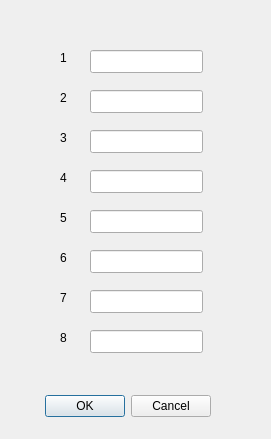
<?xml version="1.0" encoding="UTF-8"?>
<ui version="4.0">
 <class>setchannelname</class>
 <widget class="QDialog" name="setchannelname">
  <property name="geometry">
   <rect>
    <x>0</x>
    <y>0</y>
    <width>271</width>
    <height>439</height>
   </rect>
  </property>
  <property name="windowTitle">
   <string>设置通道名称</string>
  </property>
  <widget class="QDialogButtonBox" name="buttonBox">
   <property name="geometry">
    <rect>
     <x>40</x>
     <y>390</y>
     <width>171</width>
     <height>32</height>
    </rect>
   </property>
   <property name="orientation">
    <enum>Qt::Horizontal</enum>
   </property>
   <property name="standardButtons">
    <set>QDialogButtonBox::Cancel|QDialogButtonBox::Ok</set>
   </property>
  </widget>
  <widget class="QLabel" name="label">
   <property name="geometry">
    <rect>
     <x>60</x>
     <y>50</y>
     <width>68</width>
     <height>15</height>
    </rect>
   </property>
   <property name="text">
    <string>1</string>
   </property>
  </widget>
  <widget class="QLabel" name="label_2">
   <property name="geometry">
    <rect>
     <x>60</x>
     <y>90</y>
     <width>68</width>
     <height>15</height>
    </rect>
   </property>
   <property name="text">
    <string>2</string>
   </property>
  </widget>
  <widget class="QLabel" name="label_3">
   <property name="geometry">
    <rect>
     <x>60</x>
     <y>130</y>
     <width>68</width>
     <height>15</height>
    </rect>
   </property>
   <property name="text">
    <string>3</string>
   </property>
  </widget>
  <widget class="QLabel" name="label_4">
   <property name="geometry">
    <rect>
     <x>60</x>
     <y>170</y>
     <width>68</width>
     <height>15</height>
    </rect>
   </property>
   <property name="text">
    <string>4</string>
   </property>
  </widget>
  <widget class="QLabel" name="label_5">
   <property name="geometry">
    <rect>
     <x>60</x>
     <y>210</y>
     <width>68</width>
     <height>15</height>
    </rect>
   </property>
   <property name="text">
    <string>5</string>
   </property>
  </widget>
  <widget class="QLabel" name="label_6">
   <property name="geometry">
    <rect>
     <x>60</x>
     <y>250</y>
     <width>68</width>
     <height>15</height>
    </rect>
   </property>
   <property name="text">
    <string>6</string>
   </property>
  </widget>
  <widget class="QLabel" name="label_7">
   <property name="geometry">
    <rect>
     <x>60</x>
     <y>290</y>
     <width>68</width>
     <height>15</height>
    </rect>
   </property>
   <property name="text">
    <string>7</string>
   </property>
  </widget>
  <widget class="QLabel" name="label_8">
   <property name="geometry">
    <rect>
     <x>60</x>
     <y>330</y>
     <width>68</width>
     <height>15</height>
    </rect>
   </property>
   <property name="text">
    <string>8</string>
   </property>
  </widget>
  <widget class="QLineEdit" name="lineEdit">
   <property name="geometry">
    <rect>
     <x>90</x>
     <y>50</y>
     <width>113</width>
     <height>23</height>
    </rect>
   </property>
  </widget>
  <widget class="QLineEdit" name="lineEdit_2">
   <property name="geometry">
    <rect>
     <x>90</x>
     <y>90</y>
     <width>113</width>
     <height>23</height>
    </rect>
   </property>
  </widget>
  <widget class="QLineEdit" name="lineEdit_3">
   <property name="geometry">
    <rect>
     <x>90</x>
     <y>130</y>
     <width>113</width>
     <height>23</height>
    </rect>
   </property>
  </widget>
  <widget class="QLineEdit" name="lineEdit_4">
   <property name="geometry">
    <rect>
     <x>90</x>
     <y>170</y>
     <width>113</width>
     <height>23</height>
    </rect>
   </property>
  </widget>
  <widget class="QLineEdit" name="lineEdit_5">
   <property name="geometry">
    <rect>
     <x>90</x>
     <y>210</y>
     <width>113</width>
     <height>23</height>
    </rect>
   </property>
  </widget>
  <widget class="QLineEdit" name="lineEdit_6">
   <property name="geometry">
    <rect>
     <x>90</x>
     <y>250</y>
     <width>113</width>
     <height>23</height>
    </rect>
   </property>
  </widget>
  <widget class="QLineEdit" name="lineEdit_7">
   <property name="geometry">
    <rect>
     <x>90</x>
     <y>290</y>
     <width>113</width>
     <height>23</height>
    </rect>
   </property>
  </widget>
  <widget class="QLineEdit" name="lineEdit_8">
   <property name="geometry">
    <rect>
     <x>90</x>
     <y>330</y>
     <width>113</width>
     <height>23</height>
    </rect>
   </property>
  </widget>
 </widget>
 <resources/>
 <connections>
  <connection>
   <sender>buttonBox</sender>
   <signal>accepted()</signal>
   <receiver>setchannelname</receiver>
   <slot>accept()</slot>
   <hints>
    <hint type="sourcelabel">
     <x>248</x>
     <y>254</y>
    </hint>
    <hint type="destinationlabel">
     <x>157</x>
     <y>274</y>
    </hint>
   </hints>
  </connection>
  <connection>
   <sender>buttonBox</sender>
   <signal>rejected()</signal>
   <receiver>setchannelname</receiver>
   <slot>reject()</slot>
   <hints>
    <hint type="sourcelabel">
     <x>316</x>
     <y>260</y>
    </hint>
    <hint type="destinationlabel">
     <x>286</x>
     <y>274</y>
    </hint>
   </hints>
  </connection>
 </connections>
</ui>
